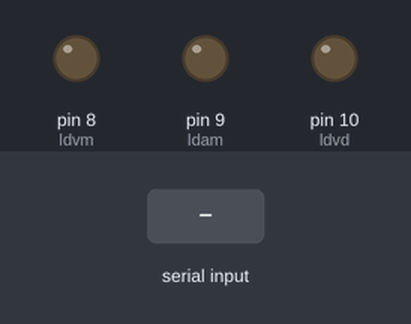
This sketch was run on a simulated Arduino Uno, built with avr-gcc and run on an emulated ATmega328P. Parts: output pins drawn as LEDs (lit = HIGH). The test bench sets the inputs (shaded band).

Above: at 1.2 s.
1.3 s: "1" received over Serial
At 2.1 s:
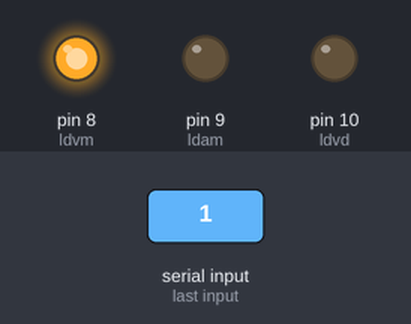
2.8 s: "2" received over Serial
At 3.2 s:
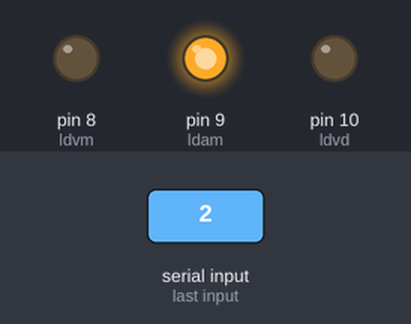
4.3 s: "3" received over Serial
At 5.5 s:
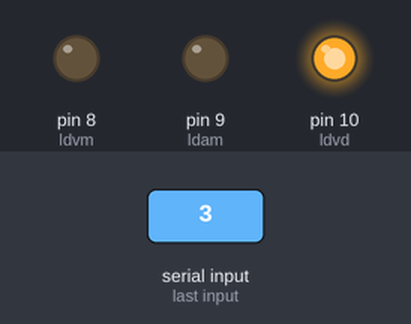
5.8 s: "0" received over Serial
At 6.7 s:
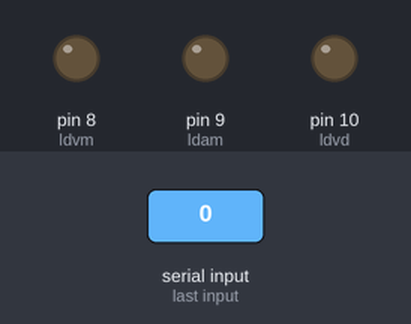
Timing chart, 0 to 8.3 s (numbered marks = the images above; inputs shaded):
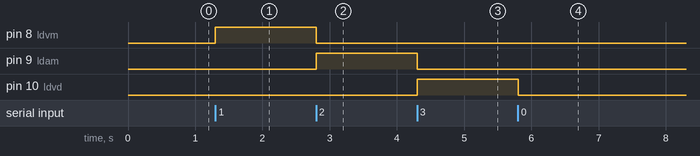

Measured:
- after the input at 1.3 s, pin 8 (ldvm): LOW → HIGH at once
- after the input at 2.8 s, pin 8 (ldvm): HIGH → LOW at once; pin 9 (ldam): LOW → HIGH at once
- after the input at 4.3 s, pin 9 (ldam): HIGH → LOW at once; pin 10 (ldvd): LOW → HIGH at once
- after the input at 5.8 s, pin 10 (ldvd): HIGH → LOW at once

The sketch:

bluetooth.ino
```cpp
int ldvm=8, ldam=9,ldvd=10;

void setup(){
  pinMode(ldvm, OUTPUT);
  pinMode(ldam, OUTPUT);
  pinMode(ldvd, OUTPUT);
  Serial.begin(9600);
}

void loop(){
  if (Serial.available()){
    char tc = Serial.read();
    switch(tc){
      case'1':
      digitalWrite(ldvm, 1);
      digitalWrite(ldam, 0);
      digitalWrite(ldvd, 0);
      break;
      case'2':
      digitalWrite(ldvm, 0);
      digitalWrite(ldam, 1);
      digitalWrite(ldvd, 0);
      break;
      case'3':
      digitalWrite(ldvm, 0);
      digitalWrite(ldam, 0);
      digitalWrite(ldvd, 1);
      break;
      case'0':
      digitalWrite(ldvm, 0);
      digitalWrite(ldam, 0);
      digitalWrite(ldvd, 0);
      break;
    }
  }
}
```
